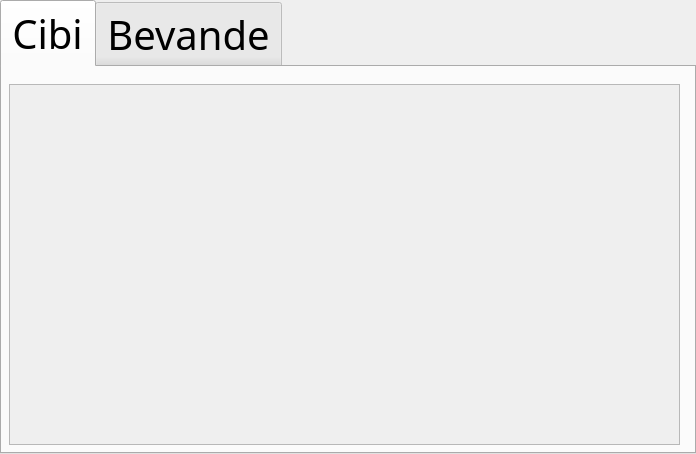
<?xml version="1.0" encoding="UTF-8"?>
<ui version="4.0">
 <class>ListView</class>
 <widget class="QTabWidget" name="ListView">
  <property name="geometry">
   <rect>
    <x>0</x>
    <y>0</y>
    <width>696</width>
    <height>454</height>
   </rect>
  </property>
  <property name="sizePolicy">
   <sizepolicy hsizetype="Expanding" vsizetype="Expanding">
    <horstretch>0</horstretch>
    <verstretch>0</verstretch>
   </sizepolicy>
  </property>
  <property name="maximumSize">
   <size>
    <width>16777215</width>
    <height>16777215</height>
   </size>
  </property>
  <property name="font">
   <font>
    <family>Maiandra GD</family>
    <pointsize>30</pointsize>
   </font>
  </property>
  <property name="windowTitle">
   <string>TabWidget</string>
  </property>
  <property name="currentIndex">
   <number>0</number>
  </property>
  <widget class="QWidget" name="foods">
   <property name="sizePolicy">
    <sizepolicy hsizetype="Maximum" vsizetype="Maximum">
     <horstretch>0</horstretch>
     <verstretch>0</verstretch>
    </sizepolicy>
   </property>
   <attribute name="title">
    <string>Cibi</string>
   </attribute>
   <widget class="QScrollArea" name="scrollAreaFoods">
    <property name="geometry">
     <rect>
      <x>7</x>
      <y>17</y>
      <width>671</width>
      <height>361</height>
     </rect>
    </property>
    <property name="sizePolicy">
     <sizepolicy hsizetype="Expanding" vsizetype="Expanding">
      <horstretch>0</horstretch>
      <verstretch>0</verstretch>
     </sizepolicy>
    </property>
    <property name="minimumSize">
     <size>
      <width>0</width>
      <height>0</height>
     </size>
    </property>
    <property name="maximumSize">
     <size>
      <width>16777215</width>
      <height>16777215</height>
     </size>
    </property>
    <property name="widgetResizable">
     <bool>true</bool>
    </property>
    <widget class="QWidget" name="scrollAreaWidgetContents_2">
     <property name="geometry">
      <rect>
       <x>0</x>
       <y>0</y>
       <width>16</width>
       <height>16</height>
      </rect>
     </property>
     <property name="sizePolicy">
      <sizepolicy hsizetype="Maximum" vsizetype="Maximum">
       <horstretch>0</horstretch>
       <verstretch>0</verstretch>
      </sizepolicy>
     </property>
    </widget>
   </widget>
  </widget>
  <widget class="QWidget" name="drinks">
   <attribute name="title">
    <string>Bevande</string>
   </attribute>
   <widget class="QScrollArea" name="scrollAreaDrinks">
    <property name="geometry">
     <rect>
      <x>9</x>
      <y>9</y>
      <width>671</width>
      <height>371</height>
     </rect>
    </property>
    <property name="sizePolicy">
     <sizepolicy hsizetype="Expanding" vsizetype="Expanding">
      <horstretch>0</horstretch>
      <verstretch>0</verstretch>
     </sizepolicy>
    </property>
    <property name="minimumSize">
     <size>
      <width>0</width>
      <height>0</height>
     </size>
    </property>
    <property name="maximumSize">
     <size>
      <width>16777215</width>
      <height>16777215</height>
     </size>
    </property>
    <property name="sizeAdjustPolicy">
     <enum>QAbstractScrollArea::AdjustToContents</enum>
    </property>
    <property name="widgetResizable">
     <bool>true</bool>
    </property>
    <widget class="QWidget" name="scrollAreaWidgetContents_3">
     <property name="geometry">
      <rect>
       <x>0</x>
       <y>0</y>
       <width>16</width>
       <height>16</height>
      </rect>
     </property>
     <property name="sizePolicy">
      <sizepolicy hsizetype="Maximum" vsizetype="Maximum">
       <horstretch>0</horstretch>
       <verstretch>0</verstretch>
      </sizepolicy>
     </property>
    </widget>
   </widget>
  </widget>
 </widget>
 <resources/>
 <connections/>
</ui>
